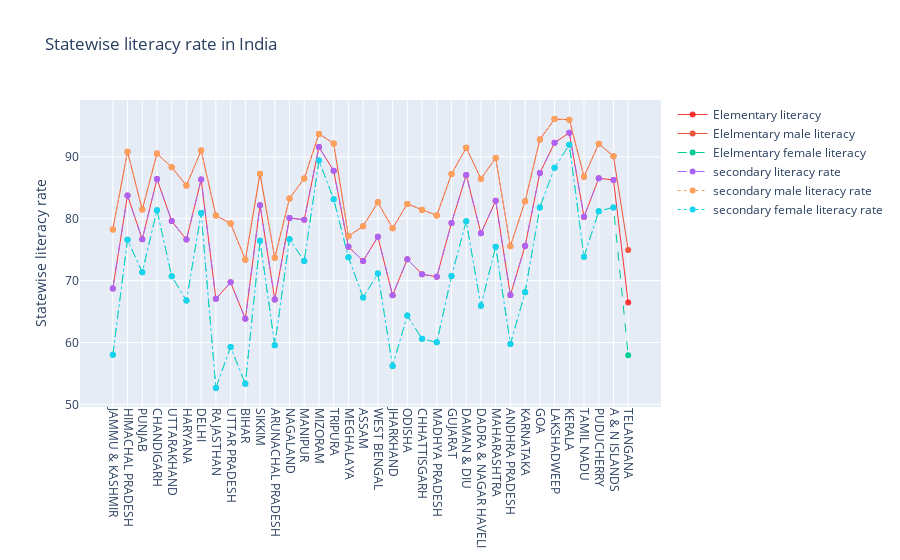

The notebook cell saved with this chart:
### Code cell
# Create and style traces
trace0 = go.Scatter(
    x = df_ele.STATNAME,
    y = df_ele.OVERALL_LI,
    mode = "lines+markers",
    name = 'Elementary literacy',
    line = dict(
        color = ('rgba(255,10,10, 0.8)'),
        width = 1)
)
trace1 = go.Scatter(
    x = df_ele.STATNAME,
    y = df_ele.MALE_LIT,
    mode = "lines+markers",
    name = 'Elelmentary male literacy',
    line = dict(
        width = 1)
)

trace2 = go.Scatter(
    x = df_ele.STATNAME,
    y = df_ele.FEMALE_LIT,
    mode = "lines+markers",
    name = 'Elelmentary female literacy',
    line = dict(
        width = 1,
        dash = 'dash') # dash options include 'dash', 'dot', and 'dashdot'
)
trace3 = go.Scatter(
    x = df_ele.STATNAME,
    y = df_sec.literacy_rate,
    mode = "lines+markers",
    name = 'secondary literacy rate',
    line = dict(
        width = 1,
        dash = 'dash')
)
trace4 = go.Scatter(
    x = df_ele.STATNAME,
    mode = "lines+markers",
    y = df_sec.male_literacy_rate,
    name = 'secondary male literacy rate',
    line = dict(
        width = 1,
        dash = 'dot')
)

trace5 = go.Scatter(
    x = df_ele.STATNAME,
    y = df_sec.female_literacy_rate,
    mode = "lines+markers",
    name = 'secondary female literacy rate',
    line = dict(
        width = 1,
        dash = 'dot')
)
data = [trace0, trace1, trace2, trace3, trace4, trace5]

# Edit the layout
layout = dict(title = 'Statewise literacy rate in India',
                      xaxis= dict(
                          ticklen= 5,
                          tickangle=90,
                          zeroline= False),

                      yaxis=dict(
                            title='Statewise literacy rate'
                        )
                     )

fig = dict(data=data, layout=layout)
iplot(fig)

### Figure 1 — Plotly figure (JSON) as saved in the notebook; plotly's stock layout.template omitted (floating-point values rounded to 4 significant figures)
{"data": [{"line": {"color": "rgba(255,10,10, 0.8)", "width": 1}, "mode": "lines+markers", "name": "Elementary literacy", "type": "scatter", "x": ["JAMMU & KASHMIR", "HIMACHAL PRADESH", "PUNJAB", "CHANDIGARH", "UTTARAKHAND", "HARYANA", "DELHI", "RAJASTHAN", "UTTAR PRADESH", "BIHAR", "SIKKIM", "ARUNACHAL PRADESH", "NAGALAND", "MANIPUR", "MIZORAM", "TRIPURA", "MEGHALAYA", "ASSAM", "WEST BENGAL", "JHARKHAND", "ODISHA", "CHHATTISGARH", "MADHYA PRADESH", "GUJARAT", "DAMAN & DIU", "DADRA & NAGAR HAVELI", "MAHARASHTRA", "ANDHRA PRADESH", "KARNATAKA", "GOA", "LAKSHADWEEP", "KERALA", "TAMIL NADU", "PUDUCHERRY", "A & N ISLANDS", "TELANGANA"], "y": [68.74, 83.78, 76.68, 86.43, 79.63, 76.64, 86.34, 67.06, 69.72, 63.82, 82.2, 66.95, 80.11, 79.85, 91.58, 87.75, 75.48, 73.18, 77.08, 67.63, 73.45, 71.04, 70.63, 79.31, 87.07, 77.65, 82.91, 67.66, 75.6, 87.4, 92.28, 93.91, 80.3, 86.55, 86.27, 66.46]}, {"line": {"width": 1}, "mode": "lines+markers", "name": "Elelmentary male literacy", "type": "scatter", "x": ["JAMMU & KASHMIR", "HIMACHAL PRADESH", "PUNJAB", "CHANDIGARH", "UTTARAKHAND", "HARYANA", "DELHI", "RAJASTHAN", "UTTAR PRADESH", "BIHAR", "SIKKIM", "ARUNACHAL PRADESH", "NAGALAND", "MANIPUR", "MIZORAM", "TRIPURA", "MEGHALAYA", "ASSAM", "WEST BENGAL", "JHARKHAND", "ODISHA", "CHHATTISGARH", "MADHYA PRADESH", "GUJARAT", "DAMAN & DIU", "DADRA & NAGAR HAVELI", "MAHARASHTRA", "ANDHRA PRADESH", "KARNATAKA", "GOA", "LAKSHADWEEP", "KERALA", "TAMIL NADU", "PUDUCHERRY", "A & N ISLANDS", "TELANGANA"], "y": [78.26, 90.83, 81.48, 90.54, 88.33, 85.38, 91.03, 80.51, 79.24, 73.39, 87.29, 73.69, 83.29, 86.49, 93.72, 92.18, 77.17, 78.81, 82.67, 78.45, 82.4, 81.45, 80.53, 87.23, 91.48, 86.46, 89.82, 75.56, 82.85, 92.81, 96.11, 96.02, 86.81, 92.12, 90.11, 74.95]}, {"line": {"dash": "dash", "width": 1}, "mode": "lines+markers", "name": "Elelmentary female literacy", "type": "scatter", "x": ["JAMMU & KASHMIR", "HIMACHAL PRADESH", "PUNJAB", "CHANDIGARH", "UTTARAKHAND", "HARYANA", "DELHI", "RAJASTHAN", "UTTAR PRADESH", "BIHAR", "SIKKIM", "ARUNACHAL PRADESH", "NAGALAND", "MANIPUR", "MIZORAM", "TRIPURA", "MEGHALAYA", "ASSAM", "WEST BENGAL", "JHARKHAND", "ODISHA", "CHHATTISGARH", "MADHYA PRADESH", "GUJARAT", "DAMAN & DIU", "DADRA & NAGAR HAVELI", "MAHARASHTRA", "ANDHRA PRADESH", "KARNATAKA", "GOA", "LAKSHADWEEP", "KERALA", "TAMIL NADU", "PUDUCHERRY", "A & N ISLANDS", "TELANGANA"], "y": [58.01, 76.6, 71.34, 81.38, 70.7, 66.77, 80.93, 52.66, 59.26, 53.33, 76.43, 59.57, 76.69, 73.17, 89.4, 83.15, 73.78, 67.27, 71.16, 56.21, 64.36, 60.59, 60.02, 70.73, 79.59, 65.93, 75.48, 59.74, 68.13, 81.84, 88.25, 91.98, 73.86, 81.22, 81.84, 57.92]}, {"line": {"dash": "dash", "width": 1}, "mode": "lines+markers", "name": "secondary literacy rate", "type": "scatter", "x": ["JAMMU & KASHMIR", "HIMACHAL PRADESH", "PUNJAB", "CHANDIGARH", "UTTARAKHAND", "HARYANA", "DELHI", "RAJASTHAN", "UTTAR PRADESH", "BIHAR", "SIKKIM", "ARUNACHAL PRADESH", "NAGALAND", "MANIPUR", "MIZORAM", "TRIPURA", "MEGHALAYA", "ASSAM", "WEST BENGAL", "JHARKHAND", "ODISHA", "CHHATTISGARH", "MADHYA PRADESH", "GUJARAT", "DAMAN & DIU", "DADRA & NAGAR HAVELI", "MAHARASHTRA", "ANDHRA PRADESH", "KARNATAKA", "GOA", "LAKSHADWEEP", "KERALA", "TAMIL NADU", "PUDUCHERRY", "A & N ISLANDS", "TELANGANA"], "y": [68.74, 83.78, 76.68, 86.43, 79.63, 76.64, 86.34, 67.06, 69.72, 63.82, 82.2, 66.95, 80.11, 79.85, 91.58, 87.75, 75.48, 73.18, 77.08, 67.63, 73.45, 71.04, 70.63, 79.31, 87.07, 77.65, 82.91, 67.66, 75.6, 87.4, 92.28, 93.91, 80.33, 86.55, 86.27, null]}, {"line": {"dash": "dot", "width": 1}, "mode": "lines+markers", "name": "secondary male literacy rate", "type": "scatter", "x": ["JAMMU & KASHMIR", "HIMACHAL PRADESH", "PUNJAB", "CHANDIGARH", "UTTARAKHAND", "HARYANA", "DELHI", "RAJASTHAN", "UTTAR PRADESH", "BIHAR", "SIKKIM", "ARUNACHAL PRADESH", "NAGALAND", "MANIPUR", "MIZORAM", "TRIPURA", "MEGHALAYA", "ASSAM", "WEST BENGAL", "JHARKHAND", "ODISHA", "CHHATTISGARH", "MADHYA PRADESH", "GUJARAT", "DAMAN & DIU", "DADRA & NAGAR HAVELI", "MAHARASHTRA", "ANDHRA PRADESH", "KARNATAKA", "GOA", "LAKSHADWEEP", "KERALA", "TAMIL NADU", "PUDUCHERRY", "A & N ISLANDS", "TELANGANA"], "y": [78.26, 90.83, 81.48, 90.54, 88.33, 85.38, 91.03, 80.51, 79.24, 73.39, 87.29, 73.69, 83.29, 86.49, 93.72, 92.18, 77.17, 78.81, 82.67, 78.45, 82.4, 81.45, 80.53, 87.23, 91.48, 86.46, 89.82, 75.56, 82.85, 92.81, 96.11, 96.02, 86.81, 92.12, 90.11, null]}, {"line": {"dash": "dot", "width": 1}, "mode": "lines+markers", "name": "secondary female literacy rate", "type": "scatter", "x": ["JAMMU & KASHMIR", "HIMACHAL PRADESH", "PUNJAB", "CHANDIGARH", "UTTARAKHAND", "HARYANA", "DELHI", "RAJASTHAN", "UTTAR PRADESH", "BIHAR", "SIKKIM", "ARUNACHAL PRADESH", "NAGALAND", "MANIPUR", "MIZORAM", "TRIPURA", "MEGHALAYA", "ASSAM", "WEST BENGAL", "JHARKHAND", "ODISHA", "CHHATTISGARH", "MADHYA PRADESH", "GUJARAT", "DAMAN & DIU", "DADRA & NAGAR HAVELI", "MAHARASHTRA", "ANDHRA PRADESH", "KARNATAKA", "GOA", "LAKSHADWEEP", "KERALA", "TAMIL NADU", "PUDUCHERRY", "A & N ISLANDS", "TELANGANA"], "y": [58.01, 76.6, 71.34, 81.38, 70.7, 66.77, 80.93, 52.66, 59.26, 53.33, 76.43, 59.57, 76.69, 73.17, 89.4, 83.15, 73.78, 67.27, 71.16, 56.21, 64.36, 60.59, 60.02, 70.73, 79.59, 65.93, 75.48, 59.74, 68.13, 81.84, 88.25, 91.98, 73.86, 81.22, 81.84, null]}], "layout": {"title": {"text": "Statewise literacy rate in India"}, "xaxis": {"tickangle": 90, "ticklen": 5, "zeroline": false}, "yaxis": {"title": {"text": "Statewise literacy rate"}}}}
